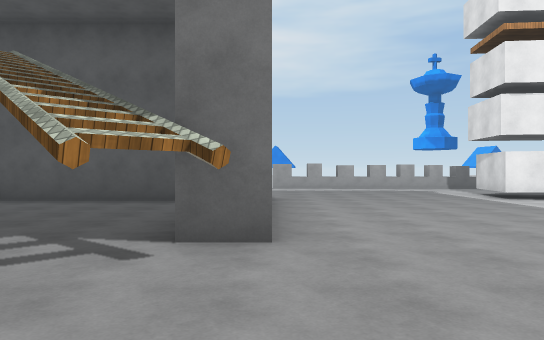
[1] (above)

24 first-person views from a walk through a 3-D level made in the Unity game engine. The camera is 1.4 m above the floor, looks level and sees 70° across. The floor is counted in squares, 2 m on a side. Each view is taken from the middle of a square. On the plan, view 1 faces up. The plan holds only what a view shows up to about 11 squares ahead; the rest is blank. The place goes on beyond the plan. Surface patterns are stand-ins for the level's own textures.

[2]
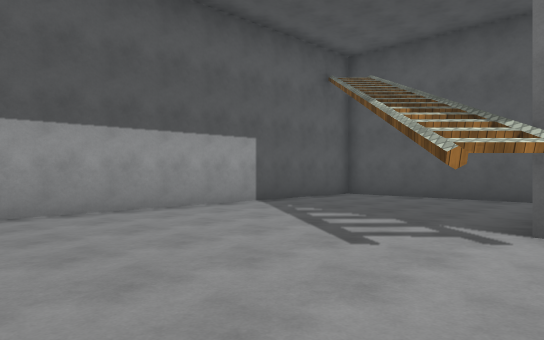

[3]
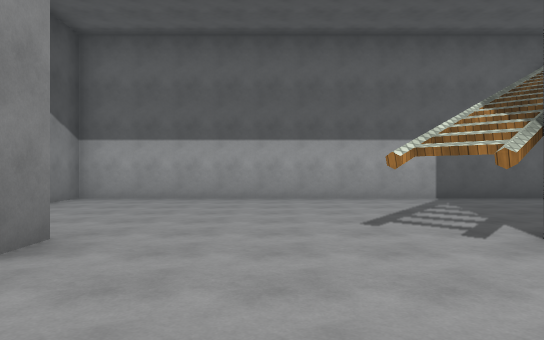

[4]
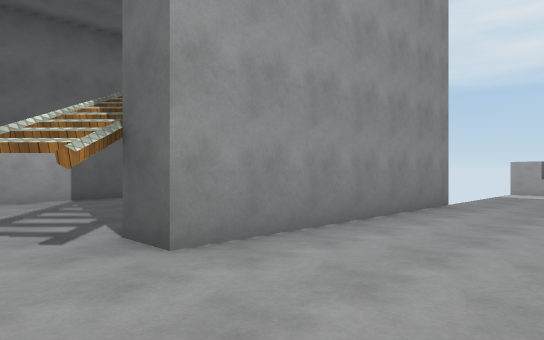

[5]
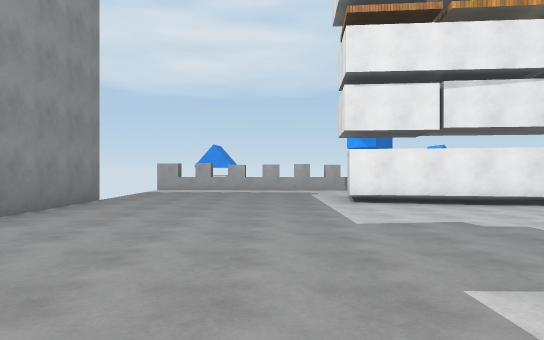

[6]
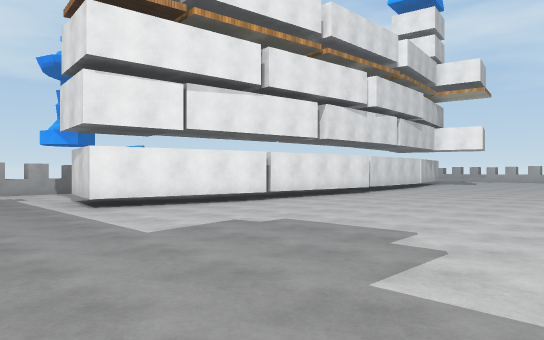

[7]
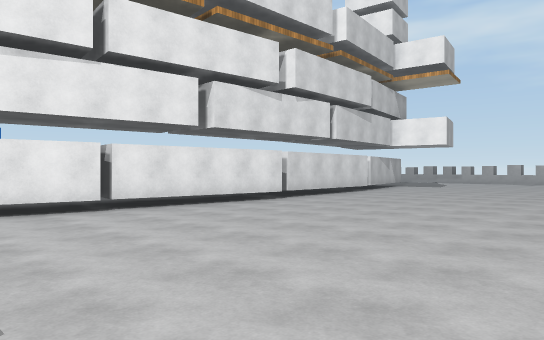

[8]
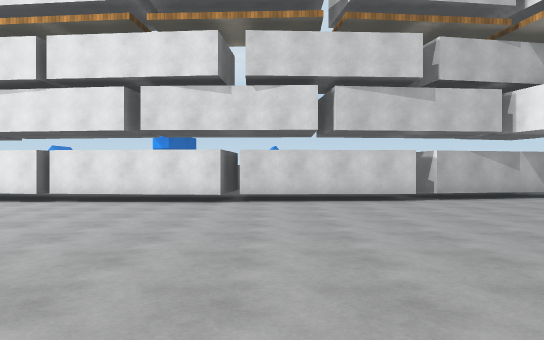

[9]
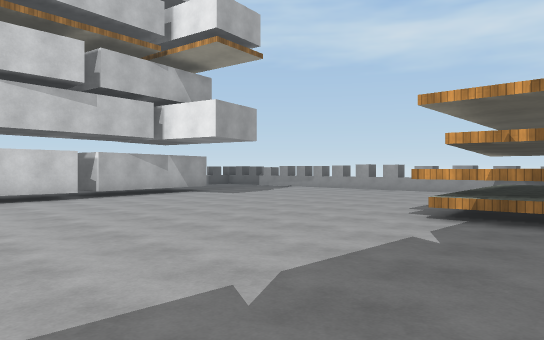

[10]
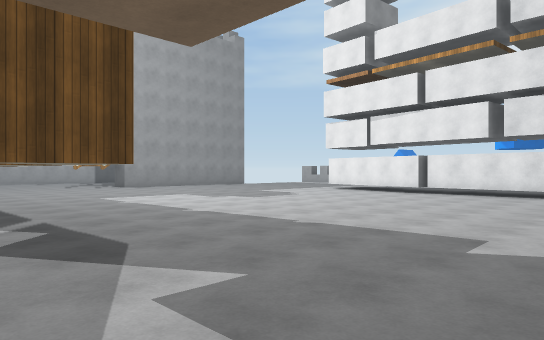

[11]
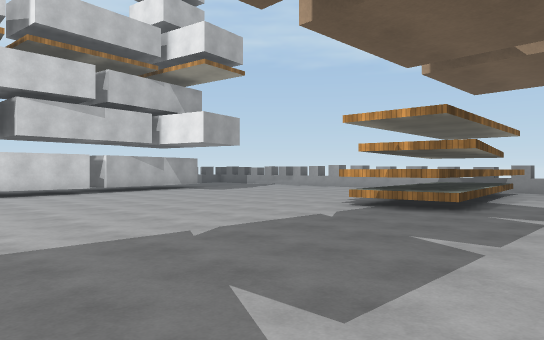

[12]
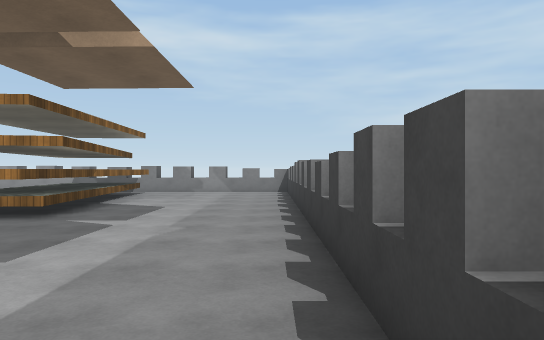

[13]
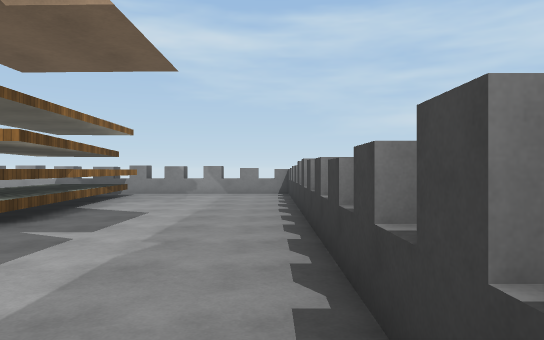

[14]
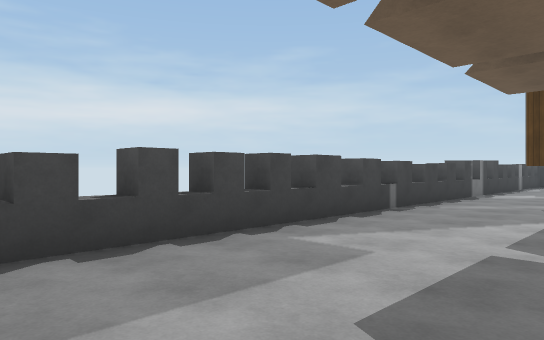

[15]
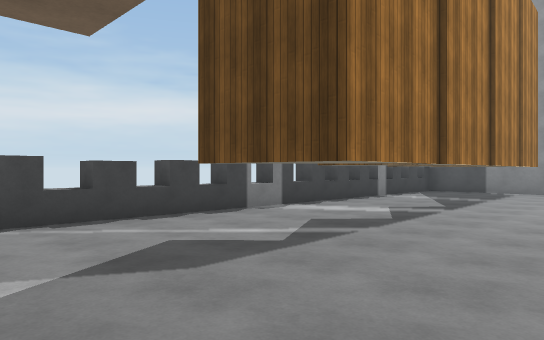

[16]
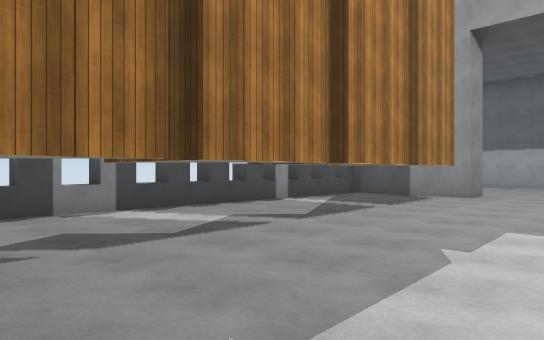

[17]
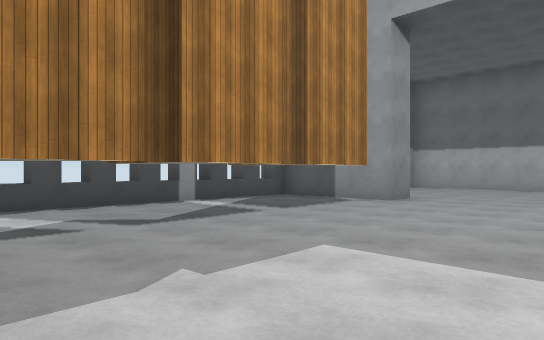

[18]
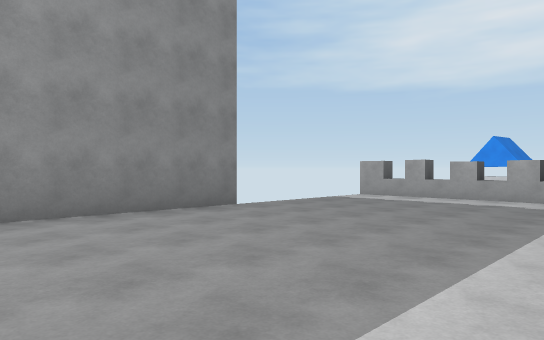

[19]
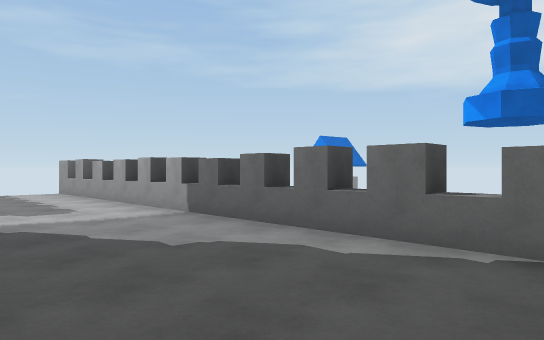

[20]
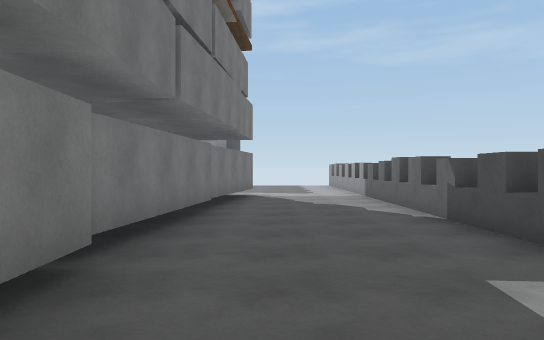

[21]
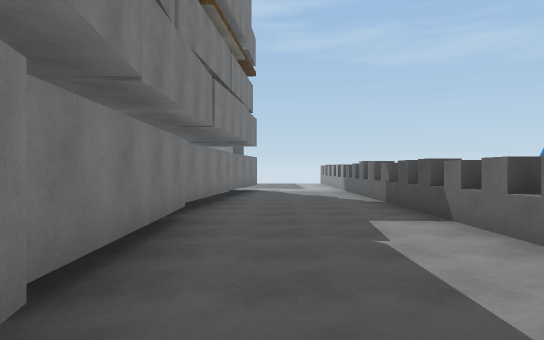

[22]
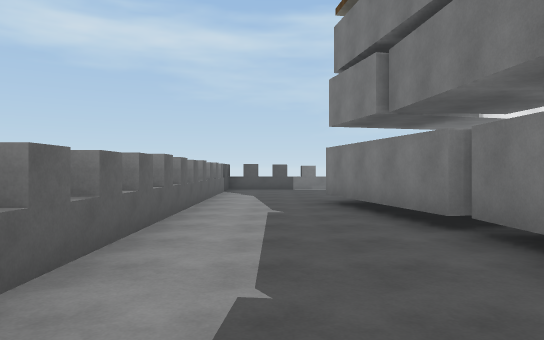

[23]
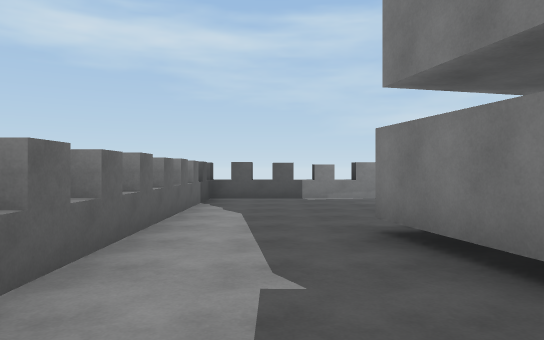

[24]
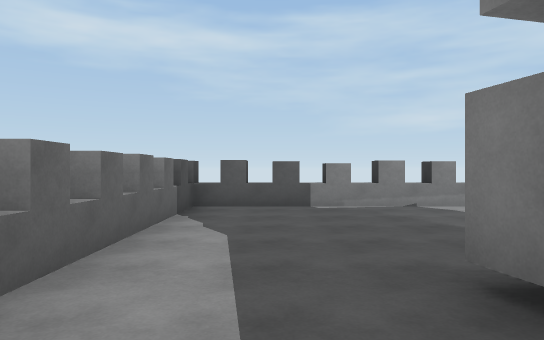

### Floor plan
Key: @ floor where view 1 was taken; # wall or solid block; x gap in a wall; . floor; / step, stairs or slope; = window, fence, low wall or low ledge; ^ raised ledge; T thing the floor can be seen under or through.
Columns run from 7 left of view 1 to 28 right of it. Each row starts with its distance up from view 1.
 15        x^^########^=###############
 14        /...........................^
 13        /...........................^
 12        /...........................^
 11        /.....TTTT........#####.....^
 10        #.....TT  TTT##########  ...#
  9  ##### #.......TTTT########..      #
  8 #..... #.....................
  7 #..... #......................
  6 #..... #.......................
  5 #..... #........................
  4 #.....##.........................
  3 #......#.........................
  2 #.....#........................    #
  1 #...........................######.#
  0 #......@....................######.
 -1 #.......#.TTTTTTTT.................
 -2 #.....=#.TT.TT T.T.................
 -3 #....  #..T........................
 -4 ^##    #...........................
 -5        ########^^^###############^^

Positions as (right, up) in squares from view 1, and headings:
1: (0, 0), facing up
2: (0, -1), facing up-left
3: (3, 1), facing left
4: (3, 2), facing up-left
5: (4, 1), facing up
6: (3, 2), facing up-right
7: (7, 2), facing up-right
8: (15, 0), facing up
9: (15, -1), facing up-right
10: (15, -3), facing up-left
11: (14, -3), facing up-right
12: (15, -4), facing right
13: (16, -4), facing right
14: (19, -1), facing down-left
15: (13, 1), facing down-left
16: (10, 2), facing down-left
17: (8, 3), facing down-left
18: (6, 5), facing up-left
19: (12, 11), facing up-left
20: (17, 12), facing left
21: (20, 12), facing left
22: (14, 13), facing right
23: (18, 13), facing right
24: (20, 13), facing right
